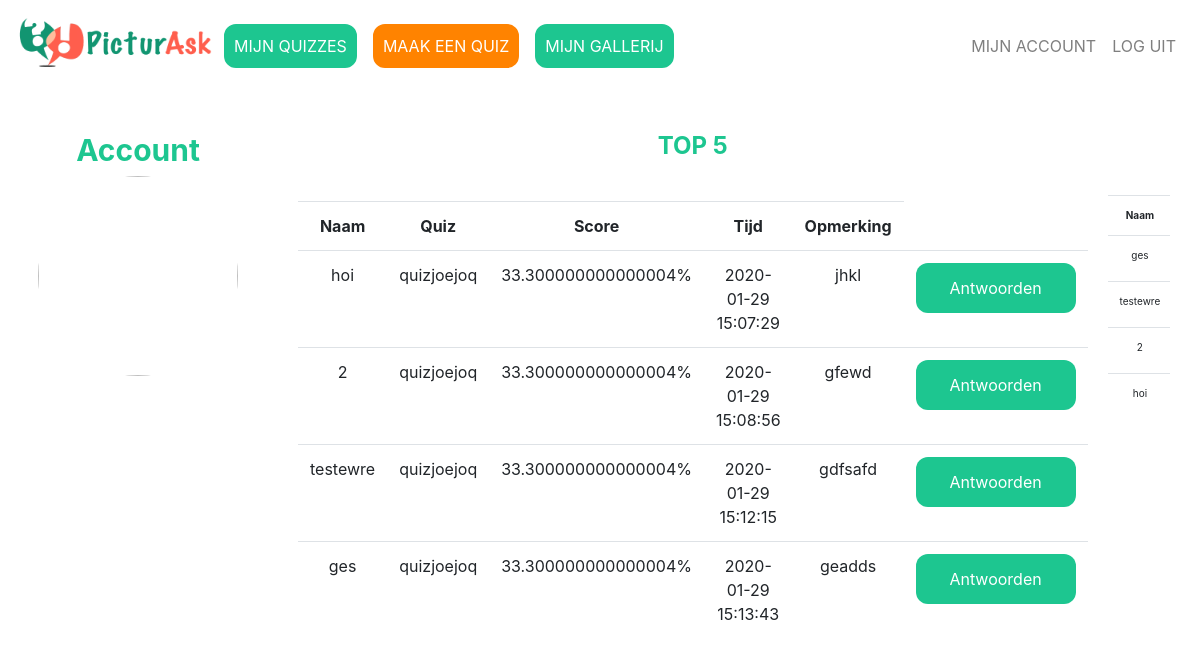
Page /index (signed in) on the committed database.
### tables this page shows
CREATE TABLE 'participants' ('participant_id' integer PRIMARY KEY AUTOINCREMENT NOT NULL, 'quiz_id' integer NOT NULL, 'name' text NOT NULL,'score' real, 'time'  timestamp DEFAULT CURRENT_TIMESTAMP  , 'comment' text DEFAULT '');

CREATE TABLE 'quizes' ('quiz_id' integer PRIMARY KEY AUTOINCREMENT NOT NULL,'user_id' integer NOT NULL, 'quiz_titel'  text NOT NULL  , 'date'  timestamp DEFAULT CURRENT_DATE  , 'gif' text, 'dankwoord' text);

### application.py (the view)
@app.route("/index")
@login_required
def index():
    mijn_quizes = db.execute("SELECT * FROM quizes WHERE user_id = :username",username=session["user_id"])
    participanten_lijst = []
    for quiz in mijn_quizes:
        for participant in db.execute("SELECT * FROM participants WHERE  quiz_id = :quiz", quiz=quiz['quiz_id']):
            participant["quizname"] = quiz["quiz_titel"]
            participanten_lijst.append(participant)
    participanten_lijst.reverse()
    top_participanten = sorted(participanten_lijst, key=lambda x:x["score"])
    top_participanten.reverse()
    return render_template("index.html", participanten_lijst=percentage(participanten_lijst), top_participanten=top_participanten[:5])

### application.py (called while the page is built)
@app.after_request
def after_request(response):
    response.headers["Cache-Control"] = "no-cache, no-store, must-revalidate"
    response.headers["Expires"] = 0
    response.headers["Pragma"] = "no-cache"
    return response

### helpers.py (called while the page is built)
def login_required(f):
    @wraps(f)
    def decorated_function(*args, **kwargs):
        if session.get("user_id") is None:
            return redirect("/login")
        return f(*args, **kwargs)
    return decorated_function

def percentage(answer_list):
    for answer in answer_list:
        answer["score"] = str(answer["score"] * 100) + "%"
    return answer_list

### templates/index.html (shortened to what this page needs)
{% extends "layout.html" %}
{% block main %}
    <form action="/index" method="post">
        <div class="form-group">
            <div class="grid-container">
                <div class="Account">
                    <h2> Account </h2>
                    <img src="https://media.giphy.com/media/VbnUQpnihPSIgIXuZv/giphy-downsized.gif" class="rounded-circle" style="width:200px; height:200px;">
                </div>
                <div class="Top-5">
                    <table class="table table-hoverable">
                        <h2 class="largefont">TOP 5</h2>
                        <tr>
                            <th>Naam</th>
                            <th>Quiz</th>
                            <th>Score</th>
                            <th>Tijd</th>
                            <th>Opmerking</th>
                        </tr>
                        {% for part in top_participanten %}
                        <tr>
                            <td>{{part["name"]}}</td>
                            <td>{{part["quizname"]}}</td>
                            <td>{{part["score"]}}</td>
                            <td>{{part["time"]}}</td>
                            {% if part["comment"] == "" %}
                            <td><i><font color=#D1D1D1>Geen Opmerking</font></i></td>
                            {% else%}
                            <td>{{part["comment"]}}</td>
                            {% endif %}
                            <td> <button type="button" class="btn login" style=width:160px; onclick="window.location.href='/antwoord/{{part['participant_id']}}'">Antwoorden</button></td>
                        </tr>
                        {% endfor %}
                    </table>
                </div>
                <div class="Alle-deelnemers">
                    <table class="table table-hoverable smallfont">
                <h2 class=smallfont style=font-size:1.2em;>ALLE PARTICIPANTEN</h2>
                <tr>
                    <th>Naam</th>
                </tr>
                {% for part in participanten_lijst %}
                    <tr>
                        <td>{{part["name"]}}</td>
                    </tr>
                {% endfor %}
            </table>
                </div>
            </div>
                </div>
                </form>
{% endblock %}

### static/styles.css (style rules this page uses)
main img { max-width: 100%; }
body { background-color: white; background-repeat: no-repeat; background-size: cover; }
table { margin-top: 40px; }
button { -webkit-transition-duration: 0.4s; transition-duration: 0.4s; width:50%; height: 50px; background-color: #1DC690; color: #3D550C; border-radius: 12px; }
h2 { font-size: 30px; font-weight: bold; color: #1DC690; }
.login { -webkit-transition-duration: 0.4s; transition-duration: 0.4s; width:30%; height: 50px; background-color: #1DC690; outline: none; color: white; border-radius: 12px; }
.smallfont { font-size: x-small; }
.largefont { font-size: x-large; }
.grid-container { display: grid; grid-template-columns: auto 1fr 1.5fr 1fr; grid-template-rows: 1fr; grid-template-areas: "Account Top-5 Alle-deelnemers"; }
.Account { grid-area: Account; position: relative; left: -40px; }
.Top-5 { grid-area: Top-5; position: relative; left: 20px; }
.Alle-deelnemers { grid-area: Alle-deelnemers; position: relative; left: 40px; }

### rows in the picture
participants: name "hoi", quizname "quizjoejoq", score "33.300000000000004%", time "2020-01-29 15:07:29", comment "jhkl"
participants: name "2", quizname "quizjoejoq", score "33.300000000000004%", time "2020-01-29 15:08:56", comment "gfewd"
participants: name "testewre", quizname "quizjoejoq", score "33.300000000000004%", time "2020-01-29 15:12:15", comment "gdfsafd"
participants: name "ges", quizname "quizjoejoq", score "33.300000000000004%", time "2020-01-29 15:13:43", comment "geadds"
